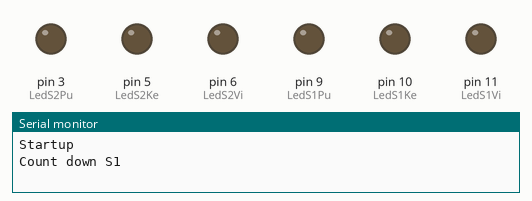
Recording of a sketch running on a simulated Arduino Uno, built with avr-gcc and run on an emulated ATmega328P. Shown: output pins drawn as LEDs (lit = HIGH), the last lines printed to the serial monitor.

Above: at 0.15 s.
At 6.82 s:
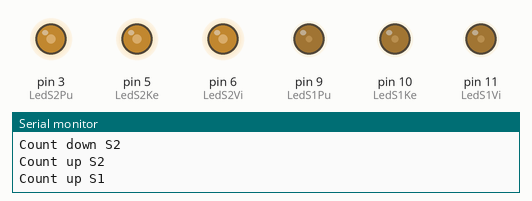
Timing chart, 0 to 6.7 s (numbered marks = the images above):
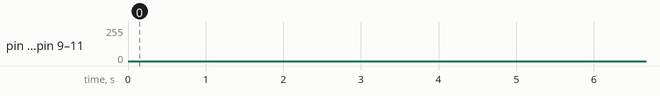

The sketch:

Sektoriloisto.ino
```cpp
#define LedS1Vi 11
#define LedS1Ke 10
#define LedS1Pu 9
#define LedS2Vi 6
#define LedS2Ke 5
#define LedS2Pu 3

void setup(){
  pinMode(LedS1Vi, OUTPUT);
  pinMode(LedS1Ke, OUTPUT);
  pinMode(LedS1Pu, OUTPUT);
  pinMode(LedS2Vi, OUTPUT);
  pinMode(LedS2Ke, OUTPUT);
  pinMode(LedS2Pu, OUTPUT);
  Serial.begin(9600);
  Serial.println("Startup");
}
#define VIIVE 5

byte tehoS1,tehoS2=0; // Muuttujat tehon säätämiseen
bool countUpS1, countUpS2 = true; // Muuttujat suunnan määräämiseen

void breathS1(){
  analogWrite(LedS1Vi, tehoS1);
  analogWrite(LedS1Ke, tehoS1);
  analogWrite(LedS1Pu, tehoS1);
  if( countUpS1 == true ){
    tehoS1 = tehoS1 +1;//Kaseta muuttujan arvoa yhdellä
  }else{
    tehoS1 = tehoS1 -1;//Pienennä muuttujan arvoa yhdellä
  }
  if( tehoS1 == 255 ){
    countUpS1 = false;
    Serial.println("Count down S1");
  }
  if( tehoS1 == 0 ){
    countUpS1 = true;
    Serial.println("Count up S1");
  }
}

void breathS2(){
  analogWrite(LedS2Vi, tehoS2);
  analogWrite(LedS2Ke, tehoS2);
  analogWrite(LedS2Pu, tehoS2);
  if( countUpS2 == true ){
    tehoS2 = tehoS2 +2;//Kasvata muuttujan arvoa yhdellä
  }else{
    tehoS2 = tehoS2 -2;//Pienennä muuttujan arvoa yhdellä
  }
  if( tehoS2 == 254 ){
    countUpS2 = false;
    Serial.println("Count down S2");
  }
  if( tehoS2 == 0 ){
    countUpS2 = true;
    Serial.println("Count up S2");
  }
}


void loop(){
  breathS1();
  breathS2();
  delay(VIIVE);// Ainoa viive ohjelmassa
}
```
